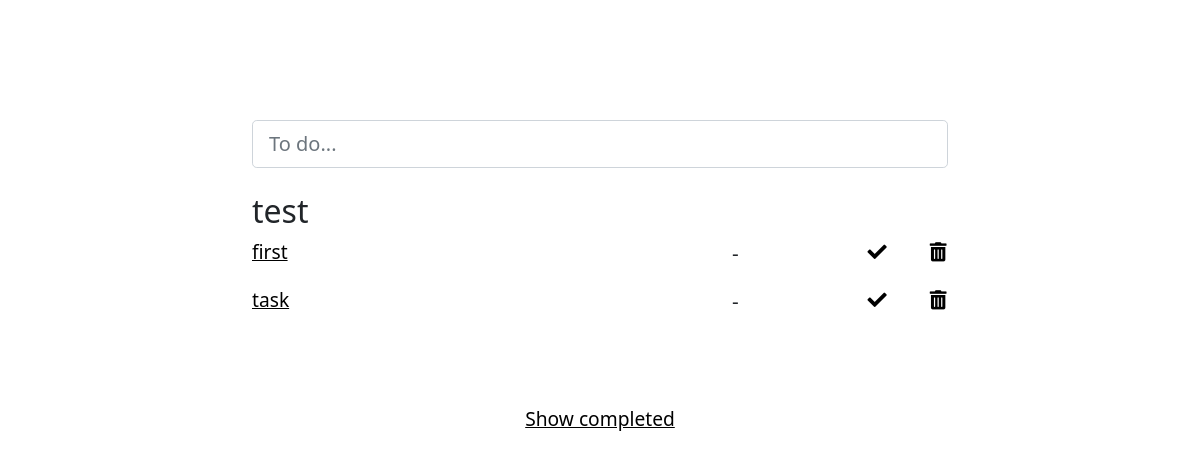
Page /category/test on the earlier database version.
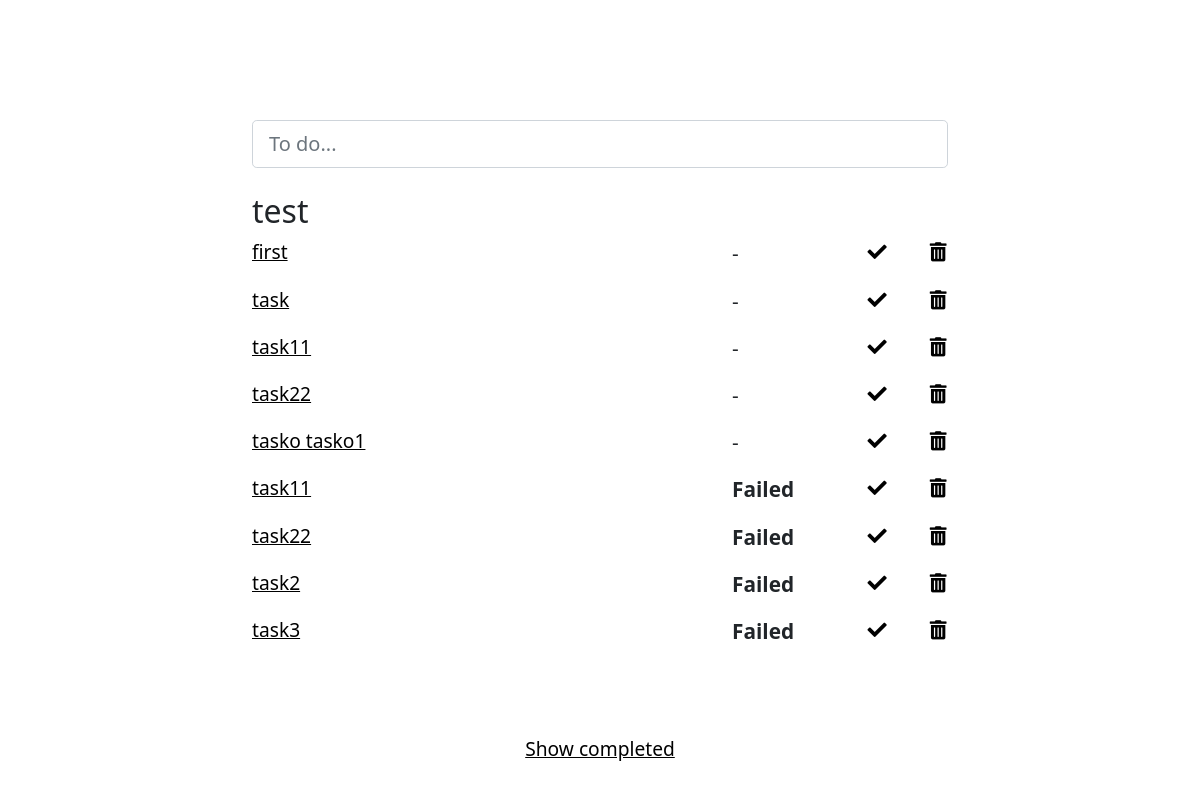
Same page on the later database version.
### todoapp/models.py (models this page shows)
class Category(db.Model):
    id = db.Column(db.Integer, primary_key = True)
    name = db.Column(db.String(250), unique=True)
    show = db.Column(db.Boolean, default=True)
    tasks = db.relationship('Tasks', backref='category', lazy=True)
    project_id = db.Column(db.Integer, db.ForeignKey('project.id'))

class Tasks(db.Model):
    id = db.Column(db.Integer, primary_key=True)
    task = db.Column(db.String(250), nullable=False)
    completed = db.Column(db.Boolean, default=False, nullable=False)
    date = db.Column(db.String, default='')
    add_date = db.Column(db.DateTime, default=today, nullable =False)
    start_date = db.Column(db.DateTime)
    completed_date = db.Column(db.DateTime)
    category_id = db.Column(db.Integer, db.ForeignKey('category.id'))

### todoapp/category/views.py (the view)
@category.route('/category/<name>')
def show_category(name):
    print(request.args.get('sort'))
    return make_category_show(name)

### todoapp/category/logic.py (called while the page is built)
def get_category_date(deadline):
    if deadline == '':
        return '-'
    date_name = DateOutput(deadline)
    return date_name.modify_category_date()

def get_tasks(category):
    print(request.args.get('sort'))
    if request.args.get('sort') != None:
        sort_value = request.args.get('sort')
        if sort_value == 'deadlines':
            tasks = DbActions.get_category_tasks_deadlines(category.id)
            tasks = tasks.order_by(Tasks.date)
        elif sort_value == 'optional':
            tasks = DbActions.get_category_optional_tasks(category.id)
            tasks = tasks.order_by(Tasks.date)
    else:
        tasks = DbActions.get_all_category_tasks(category)
    return tasks

def make_category_show(name):
    category = DbActions.get_category(name)
    if category is None:
        return redirect(url_for('dashboard.home_page'))
    tasks = get_tasks(category)
    return render_template('category.html', category_name=name,
        todo_list=tasks, get_deadline= get_category_date)

### todoapp/db_actions.py (called while the page is built)
    def get_category(category_name):
        category_obj = Category.query.filter_by(name=category_name).first()
        return category_obj

    def get_all_category_tasks(category_obj):
        return category_obj.tasks

### todoapp/utilities.py (called while the page is built)
    def base_modify_date(self):
        if self.delta == 1:
            return 'tomorrow'
        elif self.delta == 0:
            return 'today'

    def modify_category_date(self):
        base = self.base_modify_date()
        if base:
            return base
        if self.delta < 0:
            return 'Failed'
        else:
            return f'{self.delta} days'

### todoapp/templates/category.html (shortened to what this page needs)
{% extends 'base.html' %}
{% block content %}
  <section class="todo-list">
    <div class="container-fluid">
      <div class="row">
          <h2>{{category_name}}</h2>
          {% for todo in todo_list %}
            {% if not todo.completed %}
              <div class="col-8">
                <a data-bs-toggle="collapse" href="#task{{todo.id}}" role="button" aria-expanded="false" aria-controls="task{{todo.id}}">
                  {{todo.task}}</a>
              </div>
              <div class="col-2">
                {% if get_deadline(todo.date) == 'Failed'%}
                <p class="deadline"><b>{{get_deadline(todo.date)}}</b></p>
                {% else %}
                <p class="deadline">{{get_deadline(todo.date)}}</p>
                {% endif %}
              </div>
        <div class="col-1 icon-links">
                <a class="but-link" href="{{url_for('service.completed', id=todo.id, category=category_name)}}"><i class="fas fa-check"></i></a>
        </div>
        <div class="col-1 icon-links">
          <a class="but-link" href="{{url_for('service.delete', id=todo.id, category=category_name)}}"><i class="fas fa-trash-alt"></i></a>
        </div>
            {% endif %}
          {% endfor %}
        </div>
      </div>
  </section>
  <section class="completed">
    <div class="container-fluid">
      <div class="open-completed">
        <a data-bs-toggle="collapse" href="#collapseCompleted" role="button" aria-expanded="false" aria-controls="collapseCompleted">
          Show completed</a>
      </div>
    </div>
  </section>
{% endblock %}

### todoapp/templates/base.html (shortened to what this page needs)
<!DOCTYPE html>
<html>
  <head>
    <link href="https://cdn.jsdelivr.net/npm/bootstrap@5.1.2/dist/css/bootstrap.min.css" rel="stylesheet">
    <link rel="stylesheet" href="https://cdn.jsdelivr.net/npm/bootstrap-icons@1.7.2/font/bootstrap-icons.css">
    <link rel="stylesheet" href="{{url_for('static', filename='style.css')}}">
    <link
      rel="stylesheet"
      href="https://use.fontawesome.com/releases/v5.13.0/css/all.css"
    />
  </head>
  <body>
    <section class="add-item">
      <div class='container-fluid'>
      <form method="post" action="{{url_for('service.terminal', category=category_name)}}" autocomplete="off">
        <div class="input-group-lg">
          <input type='text' class="form-control todo-input" placeholder="To do..." name="add" autocomplete="off" autofocus>
        </div>
      </form>
      </div>
    </section>
    {% block content %}
    {% endblock %}
</body>
</html>

### todoapp/static/style.css (style rules this page uses)
.add-item { padding: 10% 20% 0% 20% ; }
.todo-list { padding: 2% 20%; }
.icon-links { text-align: right; }
.but-link { padding: 4%; color: black; }
p { font-size: 1.3rem; }
.completed { padding: 4% 20%; }
a { font-size: 1.2rem; color:black; }
.open-completed { text-align: center; }

Differences in the rows shown:
added Tasks: task "task11", date "-"
added Tasks: task "task22", date "-"
added Tasks: task "tasko tasko1", date "-"
added Tasks: task "task11", date "Failed"
added Tasks: task "task22", date "Failed"
added Tasks: task "task2", date "Failed"
added Tasks: task "task3", date "Failed"
